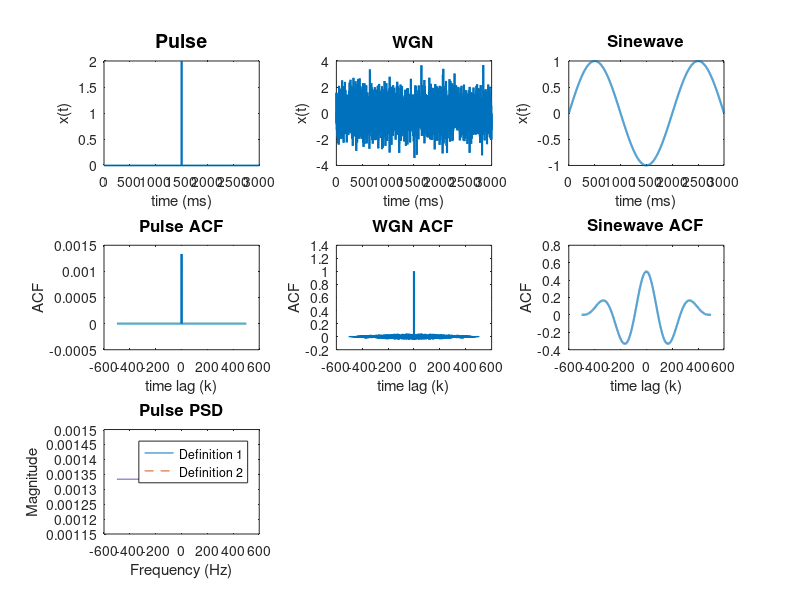

Write the MATLAB code that produced this figure. (Note: this script raises an error after producing the figure.)
clear;
%% 1.1 Properties of Power Spectral Density (PSD)
% instantiate a pulse
pulse = zeros(3000, 1);
pulse(1500) = 2;
% ACF of pulse
acf_pulse = xcorr(pulse, 'biased');
% PSD estimates
psd1_pulse = abs(fftshift(fft(acf_pulse)));
psd2_pulse = (abs(fftshift(fft(pulse))).^2)/length(pulse);
f1 = -1000/2:1000/length(acf_pulse):1000/2 - 1000/length(acf_pulse);
f11 = -1000/2:1000/length(psd2_pulse):1000/2 - 1000/length(psd2_pulse);

% instantiate WGN
wgn = randn(3000,1);
% ACF of WGN
acf_wgn = xcorr(wgn, 'biased');
% PSD estimates
psd1_wgn = abs(fftshift(fft(acf_wgn)));
psd2_wgn = (abs(fftshift(fft(wgn))).^2)/length(wgn);
f2 = -1000/2:1000/length(acf_wgn):1000/2 - 1000/length(acf_wgn);
f22 = -1000/2:1000/length(psd2_wgn):1000/2 - 1000/length(psd2_wgn);

% instantiate sinewave
sine = sin(2*pi*0.5*(0:2999)./1000);
% ACF of sinwave
acf_sine = xcorr(sine, 'biased');
% PSD estimates
psd1_sine = abs(fftshift(fft(acf_sine)));
psd2_sine = (abs(fftshift(fft(sine))).^2)/length(sine);
f3 = -1000/2:1000/length(acf_sine):1000/2 - 1000/length(acf_sine);
f33 = -1000/2:1000/length(psd2_sine):1000/2 - 1000/length(psd2_sine);

figure(1)
subplot(3,3,1)
plot(pulse, 'LineWidth',1.3)
title('Pulse', 'FontSize', 14);
xlabel('time (ms)')
ylabel('x(t)')

subplot(3,3,2)
plot(wgn, 'LineWidth',1.5)
title('WGN', 'FontSize', 12);
xlabel('time (ms)')
ylabel('x(t)')

subplot(3,3,3)
plot(sine, 'LineWidth',1.5)
title('Sinewave', 'FontSize', 12);
xlabel('time (ms)')
ylabel('x(t)')

subplot(3,3,4)
plot(f1, acf_pulse, 'LineWidth', 1.5)
title('Pulse ACF', 'FontSize', 12);
xlabel('time lag (k)')
ylabel('ACF')

subplot(3,3,5)
plot(f2, acf_wgn, 'LineWidth', 1.5)
title('WGN ACF', 'FontSize', 12);
xlabel('time lag (k)')
ylabel('ACF')

subplot(3,3,6)
plot(f3, acf_sine, 'LineWidth', 1.5)
title('Sinewave ACF', 'FontSize', 12);
xlabel('time lag (k)')
ylabel('ACF')

subplot(3,3,7)
plot(f1, psd1_pulse);
hold on;
plot(f11, psd2_pulse, '--');
title('Pulse PSD', 'FontSize', 12);
xlabel('Frequency (Hz)')
ylabel('Magnitude')
legend('Definition 1','Definition 2');
ytickformat('%.2f')

subplot(3,3,8)
plot(f2, psd1_wgn);
hold on;
plot(f22, psd2_wgn, '--');
title('WGN PSD', 'FontSize', 12);
xlabel('Frequency (Hz)')
ylabel('Magnitude')
legend('Definition 1','Definition 2');

subplot(3,3,9)
plot(f3, psd1_sine);
hold on;
plot(f33, psd2_sine, '--');
title('Sinewave PSD', 'FontSize', 12);
xlabel('Frequency (Hz)')
ylabel('Magnitude')
legend('Definition 1','Definition 2');
zoom on